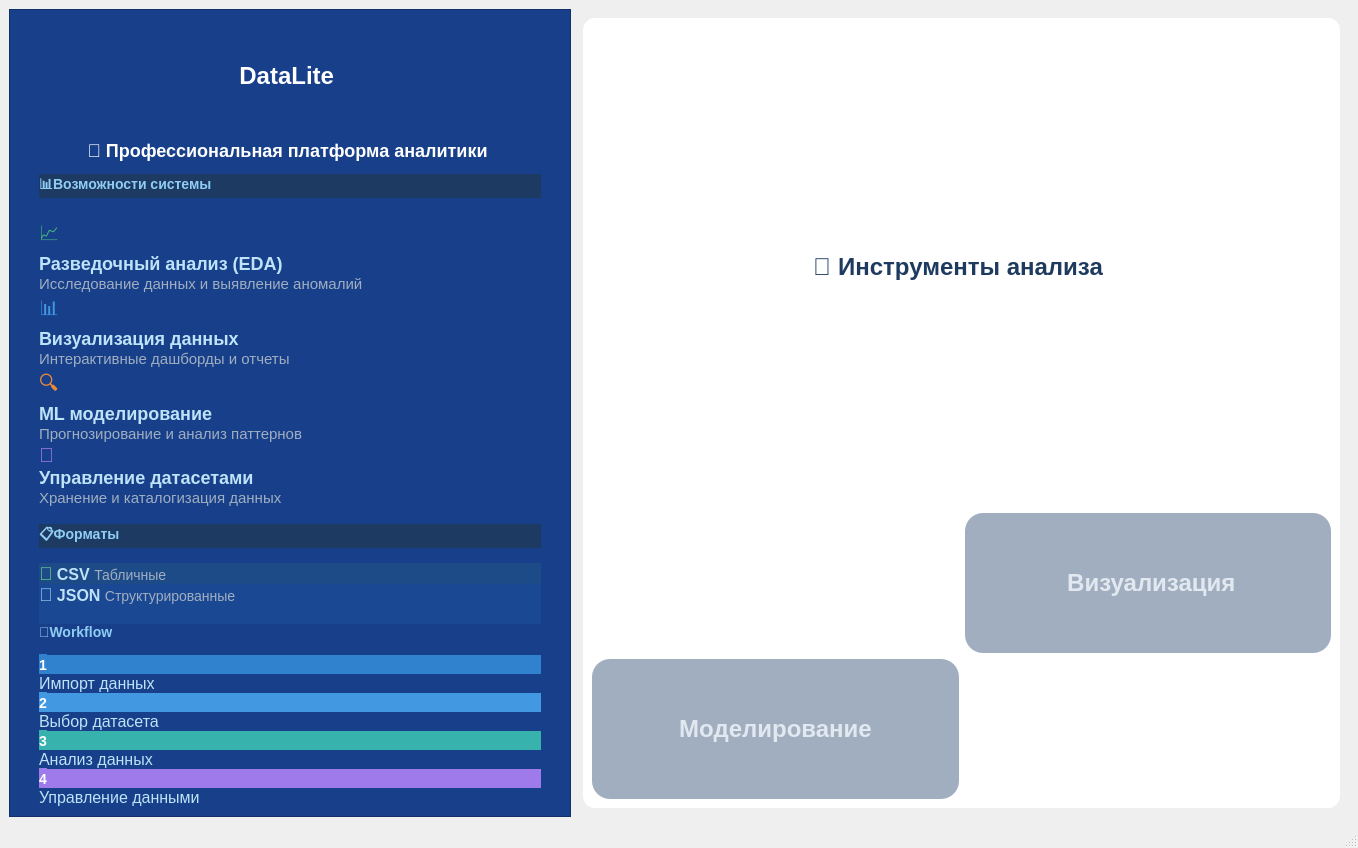
<?xml version="1.0" encoding="UTF-8"?>
<ui version="4.0">
 <class>Platform</class>
 <widget class="QMainWindow" name="Platform">
  <property name="geometry">
   <rect>
    <x>0</x>
    <y>0</y>
    <width>1358</width>
    <height>848</height>
   </rect>
  </property>
  <property name="windowTitle">
   <string>DataLite</string>
  </property>
  <property name="windowIcon">
   <iconset>
    <normaloff>resource/icon.png</normaloff>resource/icon.png</iconset>
  </property>
  <widget class="QWidget" name="centralwidget">
   <layout class="QHBoxLayout" name="horizontalLayout" stretch="1,1">
    <property name="spacing">
     <number>3</number>
    </property>
    <item>
     <widget class="QFrame" name="left_panel">
      <property name="sizePolicy">
       <sizepolicy hsizetype="Expanding" vsizetype="Expanding">
        <horstretch>1</horstretch>
        <verstretch>0</verstretch>
       </sizepolicy>
      </property>
      <property name="palette">
       <palette>
        <active>
         <colorrole role="Button">
          <brush brushstyle="SolidPattern">
           <color alpha="255">
            <red>23</red>
            <green>63</green>
            <blue>138</blue>
           </color>
          </brush>
         </colorrole>
         <colorrole role="Base">
          <brush brushstyle="SolidPattern">
           <color alpha="255">
            <red>23</red>
            <green>63</green>
            <blue>138</blue>
           </color>
          </brush>
         </colorrole>
         <colorrole role="Window">
          <brush brushstyle="SolidPattern">
           <color alpha="255">
            <red>23</red>
            <green>63</green>
            <blue>138</blue>
           </color>
          </brush>
         </colorrole>
        </active>
        <inactive>
         <colorrole role="Button">
          <brush brushstyle="SolidPattern">
           <color alpha="255">
            <red>23</red>
            <green>63</green>
            <blue>138</blue>
           </color>
          </brush>
         </colorrole>
         <colorrole role="Base">
          <brush brushstyle="SolidPattern">
           <color alpha="255">
            <red>23</red>
            <green>63</green>
            <blue>138</blue>
           </color>
          </brush>
         </colorrole>
         <colorrole role="Window">
          <brush brushstyle="SolidPattern">
           <color alpha="255">
            <red>23</red>
            <green>63</green>
            <blue>138</blue>
           </color>
          </brush>
         </colorrole>
        </inactive>
        <disabled>
         <colorrole role="Button">
          <brush brushstyle="SolidPattern">
           <color alpha="255">
            <red>23</red>
            <green>63</green>
            <blue>138</blue>
           </color>
          </brush>
         </colorrole>
         <colorrole role="Base">
          <brush brushstyle="SolidPattern">
           <color alpha="255">
            <red>23</red>
            <green>63</green>
            <blue>138</blue>
           </color>
          </brush>
         </colorrole>
         <colorrole role="Window">
          <brush brushstyle="SolidPattern">
           <color alpha="255">
            <red>23</red>
            <green>63</green>
            <blue>138</blue>
           </color>
          </brush>
         </colorrole>
        </disabled>
       </palette>
      </property>
      <property name="autoFillBackground">
       <bool>false</bool>
      </property>
      <property name="styleSheet">
       <string notr="true">QFrame {
background-color: #173F8A;
}</string>
      </property>
      <property name="frameShape">
       <enum>QFrame::StyledPanel</enum>
      </property>
      <property name="frameShadow">
       <enum>QFrame::Raised</enum>
      </property>
      <layout class="QVBoxLayout" name="verticalLayout" stretch="0,0">
       <item>
        <widget class="QLabel" name="label">
         <property name="sizePolicy">
          <sizepolicy hsizetype="Preferred" vsizetype="Minimum">
           <horstretch>0</horstretch>
           <verstretch>0</verstretch>
          </sizepolicy>
         </property>
         <property name="text">
          <string>&lt;h1 style='color: #ffffff; font-size: 28px;'&gt; &lt;b&gt; DataLite &lt;b&gt; &lt;/h1&gt;</string>
         </property>
         <property name="alignment">
          <set>Qt::AlignCenter</set>
         </property>
        </widget>
       </item>
       <item>
        <widget class="QLabel" name="label_2">
         <property name="text">
          <string>&lt;div style='color: #ffffff; font-size: 16px; line-height: 1.6; margin: 20px; font-family: &quot;Segoe UI&quot;, Arial, sans-serif;'&gt;
    &lt;!-- Заголовок --&gt;
    &lt;div style=&quot;background: linear-gradient(135deg, #667eea 0%, #764ba2 100%); padding: 20px; border-radius: 12px; margin-bottom: 25px;&quot;&gt;
        &lt;h2 style=&quot;color: #ffffff; font-size: 24px; font-weight: 600; margin: 0; text-align: center;&quot;&gt;
            🚀 Профессиональная платформа аналитики
        &lt;/h2&gt;
    &lt;/div&gt;

    &lt;!-- Возможности системы --&gt;
    &lt;div style=&quot;background: rgba(30, 58, 95, 0.9); padding: 25px; border-radius: 12px; margin-bottom: 20px; border-left: 5px solid #3182ce;&quot;&gt;
        &lt;h3 style=&quot;color: #90cdf4; font-size: 20px; font-weight: 600; margin: 0 0 20px 0; display: flex; align-items: center;&quot;&gt;
            &lt;span style=&quot;margin-right: 10px;&quot;&gt;📊&lt;/span&gt;Возможности системы
        &lt;/h3&gt;

        &lt;div style=&quot;display: grid; gap: 15px;&quot;&gt;
            &lt;div style=&quot;display: flex; align-items: flex-start; gap: 15px;&quot;&gt;
                &lt;span style=&quot;color: #48bb78; font-size: 20px;&quot;&gt;📈&lt;/span&gt;
                &lt;div&gt;
                    &lt;div style=&quot;color: #bee3f8; font-weight: 600; font-size: 18px;&quot;&gt;Разведочный анализ (EDA)&lt;/div&gt;
                    &lt;div style=&quot;color: #a0aec0; font-size: 15px;&quot;&gt;Исследование данных и выявление аномалий&lt;/div&gt;
                &lt;/div&gt;
            &lt;/div&gt;

            &lt;div style=&quot;display: flex; align-items: flex-start; gap: 15px;&quot;&gt;
                &lt;span style=&quot;color: #4299e1; font-size: 20px;&quot;&gt;📊&lt;/span&gt;
                &lt;div&gt;
                    &lt;div style=&quot;color: #bee3f8; font-weight: 600; font-size: 18px;&quot;&gt;Визуализация данных&lt;/div&gt;
                    &lt;div style=&quot;color: #a0aec0; font-size: 15px;&quot;&gt;Интерактивные дашборды и отчеты&lt;/div&gt;
                &lt;/div&gt;
            &lt;/div&gt;

            &lt;div style=&quot;display: flex; align-items: flex-start; gap: 15px;&quot;&gt;
                &lt;span style=&quot;color: #ed8936; font-size: 20px;&quot;&gt;🔍&lt;/span&gt;
                &lt;div&gt;
                    &lt;div style=&quot;color: #bee3f8; font-weight: 600; font-size: 18px;&quot;&gt;ML моделирование&lt;/div&gt;
                    &lt;div style=&quot;color: #a0aec0; font-size: 15px;&quot;&gt;Прогнозирование и анализ паттернов&lt;/div&gt;
                &lt;/div&gt;
            &lt;/div&gt;

            &lt;div style=&quot;display: flex; align-items: flex-start; gap: 15px;&quot;&gt;
                &lt;span style=&quot;color: #9f7aea; font-size: 20px;&quot;&gt;📁&lt;/span&gt;
                &lt;div&gt;
                    &lt;div style=&quot;color: #bee3f8; font-weight: 600; font-size: 18px;&quot;&gt;Управление датасетами&lt;/div&gt;
                    &lt;div style=&quot;color: #a0aec0; font-size: 15px;&quot;&gt;Хранение и каталогизация данных&lt;/div&gt;
                &lt;/div&gt;
            &lt;/div&gt;
        &lt;/div&gt;
    &lt;/div&gt;
	&lt;br&gt;
    &lt;!-- Форматы и Workflow в одной строке --&gt;
    &lt;div style=&quot;display: grid; grid-template-columns: 1fr 1fr; gap: 20px; margin-bottom: 20px;&quot;&gt;
        &lt;!-- Поддерживаемые форматы --&gt;
        &lt;div style=&quot;background: rgba(30, 58, 95, 0.9); padding: 20px; border-radius: 12px; border-left: 5px solid #48bb78;&quot;&gt;
            &lt;h3 style=&quot;color: #90cdf4; font-size: 20px; font-weight: 600; margin: 0 0 15px 0; display: flex; align-items: center;&quot;&gt;
                &lt;span style=&quot;margin-right: 10px;&quot;&gt;📋&lt;/span&gt;Форматы
            &lt;/h3&gt;

            &lt;div style=&quot;display: flex; flex-direction: column; gap: 12px;&quot;&gt;
                &lt;div style=&quot;display: flex; align-items: center; gap: 12px; padding: 12px; background: rgba(72, 187, 120, 0.1); border-radius: 8px;&quot;&gt;
                    &lt;span style=&quot;color: #68d391; font-size: 18px;&quot;&gt;📄&lt;/span&gt;
                    &lt;span style=&quot;color: #bee3f8; font-weight: 600; font-size: 16px;&quot;&gt;CSV&lt;/span&gt;
                    &lt;span style=&quot;color: #a0aec0; font-size: 14px; margin-left: auto;&quot;&gt;Табличные&lt;/span&gt;
                &lt;/div&gt;

                &lt;div style=&quot;display: flex; align-items: center; gap: 12px; padding: 12px; background: rgba(66, 153, 225, 0.1); border-radius: 8px;&quot;&gt;
                    &lt;span style=&quot;color: #90cdf4; font-size: 18px;&quot;&gt;📑&lt;/span&gt;
                    &lt;span style=&quot;color: #bee3f8; font-weight: 600; font-size: 16px;&quot;&gt;JSON&lt;/span&gt;
                    &lt;span style=&quot;color: #a0aec0; font-size: 14px; margin-left: auto;&quot;&gt;Структурированные&lt;/span&gt;
                &lt;/div&gt;
            &lt;/div&gt;
        &lt;/div&gt;
	&lt;br&gt;

        &lt;!-- Workflow --&gt;
        &lt;div style=&quot;background: linear-gradient(135deg, #2c5282 0%, #1a365d 100%); padding: 20px; border-radius: 12px;&quot;&gt;
            &lt;h3 style=&quot;color: #90cdf4; font-size: 20px; font-weight: 600; margin: 0 0 15px 0; display: flex; align-items: center;&quot;&gt;
                &lt;span style=&quot;margin-right: 10px;&quot;&gt;💡&lt;/span&gt;Workflow
            &lt;/h3&gt;

            &lt;div style=&quot;display: flex; flex-direction: column; gap: 12px;&quot;&gt;
                &lt;div style=&quot;display: flex; align-items: center; gap: 12px;&quot;&gt;
                    &lt;div style=&quot;width: 28px; height: 28px; background: #3182ce; border-radius: 50%; display: flex; align-items: center; justify-content: center; font-weight: bold; color: white; font-size: 14px;&quot;&gt;1&lt;/div&gt;
                    &lt;div style=&quot;color: #bee3f8; font-size: 16px;&quot;&gt;Импорт данных&lt;/div&gt;
                &lt;/div&gt;

                &lt;div style=&quot;display: flex; align-items: center; gap: 12px;&quot;&gt;
                    &lt;div style=&quot;width: 28px; height: 28px; background: #4299e1; border-radius: 50%; display: flex; align-items: center; justify-content: center; font-weight: bold; color: white; font-size: 14px;&quot;&gt;2&lt;/div&gt;
                    &lt;div style=&quot;color: #bee3f8; font-size: 16px;&quot;&gt;Выбор датасета&lt;/div&gt;
                &lt;/div&gt;

                &lt;div style=&quot;display: flex; align-items: center; gap: 12px;&quot;&gt;
                    &lt;div style=&quot;width: 28px; height: 28px; background: #38b2ac; border-radius: 50%; display: flex; align-items: center; justify-content: center; font-weight: bold; color: white; font-size: 14px;&quot;&gt;3&lt;/div&gt;
                    &lt;div style=&quot;color: #bee3f8; font-size: 16px;&quot;&gt;Анализ данных&lt;/div&gt;
                &lt;/div&gt;

                &lt;div style=&quot;display: flex; align-items: center; gap: 12px;&quot;&gt;
                    &lt;div style=&quot;width: 28px; height: 28px; background: #9f7aea; border-radius: 50%; display: flex; align-items: center; justify-content: center; font-weight: bold; color: white; font-size: 14px;&quot;&gt;4&lt;/div&gt;
                    &lt;div style=&quot;color: #bee3f8; font-size: 16px;&quot;&gt;Управление данными&lt;/div&gt;
                &lt;/div&gt;
            &lt;/div&gt;
        &lt;/div&gt;
    &lt;/div&gt;
&lt;/div&gt;</string>
         </property>
        </widget>
       </item>
      </layout>
     </widget>
    </item>
    <item>
     <widget class="QStackedWidget" name="stackedWidget">
      <property name="currentIndex">
       <number>1</number>
      </property>
      <widget class="QWidget" name="main_page">
       <layout class="QVBoxLayout" name="verticalLayout_3">
        <item>
         <widget class="QFrame" name="right_panel">
          <property name="sizePolicy">
           <sizepolicy hsizetype="Expanding" vsizetype="Expanding">
            <horstretch>1</horstretch>
            <verstretch>0</verstretch>
           </sizepolicy>
          </property>
          <property name="autoFillBackground">
           <bool>false</bool>
          </property>
          <property name="styleSheet">
           <string notr="true">QFrame {
background-color: #ffffff;
}</string>
          </property>
          <property name="frameShape">
           <enum>QFrame::StyledPanel</enum>
          </property>
          <property name="frameShadow">
           <enum>QFrame::Raised</enum>
          </property>
          <layout class="QVBoxLayout" name="verticalLayout_2">
           <item>
            <widget class="QLabel" name="label_3">
             <property name="text">
              <string>&lt;h1 style='color: #1e3a5f; margin: 20px; font-size: 32px;'&gt; Управление датасетами &lt;h1&gt;</string>
             </property>
             <property name="alignment">
              <set>Qt::AlignCenter</set>
             </property>
            </widget>
           </item>
           <item>
            <widget class="QLabel" name="stats_label">
             <property name="styleSheet">
              <string notr="true">color: #2c5282;
font-size: 18px;
margin: 8px;
padding: 12px;
background-color: #e2e8f0;
border-radius: 8px;
font-weight: bold;</string>
             </property>
             <property name="text">
              <string>Загрузка...</string>
             </property>
            </widget>
           </item>
           <item>
            <widget class="QListWidget" name="file_list">
             <property name="styleSheet">
              <string notr="true">QListWidget {
                background-color: white;
                color: #1a202c;
                border: 2px solid #3182ce;
                border-radius: 10px;
                font-size: 16px;
                font-family: &quot;Segoe UI&quot;, Arial, sans-serif;
            }
 QListWidget::item {
                padding: 15px;
                border-bottom: 2px solid #e2e8f0;
                font-size: 15px;
            }
QListWidget::item:selected {
                background-color: #3182ce;
                color: white;
                border-radius: 8px;
                font-weight: bold;
            }</string>
             </property>
            </widget>
           </item>
           <item>
            <layout class="QHBoxLayout" name="horizontalLayout_2">
             <item>
              <widget class="QPushButton" name="add_button">
               <property name="styleSheet">
                <string notr="true">QPushButton {
                    background-color: #48bb78;
                    color: white;
                    border: none;
                    padding: 15px 20px;
                    border-radius: 8px;
                    font-weight: bold;
                    font-size: 22px;
                }
QPushButton:hover {
                    background-color: #3c9e65;
                }
QPushButton:pressed {
                    background-color: #286a43;
                }
QPushButton:disabled {
    background: #a0aec0;
    color: #e2e8f0;
}</string>
               </property>
               <property name="text">
                <string>Добавить датасет</string>
               </property>
              </widget>
             </item>
             <item>
              <widget class="QPushButton" name="open_button">
               <property name="styleSheet">
                <string notr="true">QPushButton {
                    background-color: #3182ce;
                    color: white;
                    border: none;
                    padding: 15px 20px;
                    border-radius: 8px;
                    font-weight: bold;
                    font-size: 22px;
                }
QPushButton:hover {
                    background-color: rgb(37, 100, 159);
                }
QPushButton:pressed {
                    background-color: rgb(25, 68, 109);
                }
QPushButton:disabled {
    background: #a0aec0;
    color: #e2e8f0;
}</string>
               </property>
               <property name="text">
                <string>Анализировать</string>
               </property>
              </widget>
             </item>
             <item>
              <widget class="QPushButton" name="delete_button">
               <property name="styleSheet">
                <string notr="true">QPushButton {
                    background-color: #ed8936;
                    color: white;
                    border: none;
                    padding: 15px 20px;
                    border-radius: 8px;
                    font-weight: bold;
                    font-size: 20px;
                }
QPushButton:hover {
                    background-color: rgb(195, 112, 44);
                }
QPushButton:pressed {
                    background-color: rgb(176, 101, 40);
                }
QPushButton:disabled {
    background: #a0aec0;
    color: #e2e8f0;
}</string>
               </property>
               <property name="text">
                <string>Удалить</string>
               </property>
              </widget>
             </item>
             <item>
              <widget class="QPushButton" name="update_button">
               <property name="styleSheet">
                <string notr="true">QPushButton {
                    background-color: rgb(170, 85, 255);
                    color: white;
                    border: none;
                    padding: 15px 20px;
                    border-radius: 8px;
                    font-weight: bold;
                    font-size: 22px;
                }
QPushButton:hover {
                    background-color: rgb(121, 0, 182);
                }
QPushButton:pressed {
                    background-color: rgb(117, 0, 176);
                }
QPushButton:disabled {
    background: #a0aec0;
    color: #e2e8f0;
}</string>
               </property>
               <property name="text">
                <string>Обновить</string>
               </property>
              </widget>
             </item>
            </layout>
           </item>
          </layout>
         </widget>
        </item>
       </layout>
      </widget>
      <widget class="QWidget" name="analysis_page">
       <layout class="QVBoxLayout" name="verticalLayout_4">
        <item>
         <widget class="QFrame" name="frame">
          <property name="sizePolicy">
           <sizepolicy hsizetype="Expanding" vsizetype="Expanding">
            <horstretch>0</horstretch>
            <verstretch>0</verstretch>
           </sizepolicy>
          </property>
          <property name="styleSheet">
           <string notr="true">QFrame {
    background-color: #ffffff;
    border-radius: 12px;
}</string>
          </property>
          <property name="frameShape">
           <enum>QFrame::StyledPanel</enum>
          </property>
          <property name="frameShadow">
           <enum>QFrame::Raised</enum>
          </property>
          <layout class="QVBoxLayout" name="verticalLayout_5">
           <item>
            <widget class="QLabel" name="label_4">
             <property name="text">
              <string>&lt;h1 style='color: #1e3a5f; margin: 20px; text-align: center; font-size: 26px;'&gt; 🔧 Инструменты анализа &lt;/h1&gt;</string>
             </property>
             <property name="alignment">
              <set>Qt::AlignCenter</set>
             </property>
            </widget>
           </item>
           <item>
            <layout class="QGridLayout" name="gridLayout">
             <item row="0" column="0">
              <widget class="QPushButton" name="preprocessing_button">
               <property name="enabled">
                <bool>true</bool>
               </property>
               <property name="minimumSize">
                <size>
                 <width>250</width>
                 <height>140</height>
                </size>
               </property>
               <property name="styleSheet">
                <string notr="true">QPushButton {
    background: qlineargradient(x1: 0, y1: 0, x2: 0, y2: 1,
                                stop: 0 #4CAF50, stop: 1 #45a049);
    color: white;
    border: none;
    border-radius: 18px;
    font-weight: bold;
    font-size: 24px;
    padding: 25px;
}
QPushButton:hover {
    background: qlineargradient(x1: 0, y1: 0, x2: 0, y2: 1,
                                stop: 0 #45a049, stop: 1 #3d8b40);
}
QPushButton:pressed {
    background: qlineargradient(x1: 0, y1: 0, x2: 0, y2: 1,
                                stop: 0 #3d8b40, stop: 1 #357c38);
}
QPushButton:disabled {
    background: #a0aec0;
    color: #e2e8f0;
}</string>
               </property>
               <property name="text">
                <string> Предобработка данных</string>
               </property>
              </widget>
             </item>
             <item row="0" column="1">
              <widget class="QPushButton" name="visualization_button">
               <property name="enabled">
                <bool>false</bool>
               </property>
               <property name="minimumSize">
                <size>
                 <width>250</width>
                 <height>140</height>
                </size>
               </property>
               <property name="styleSheet">
                <string notr="true">QPushButton {
    background: qlineargradient(x1: 0, y1: 0, x2: 0, y2: 1,
                                stop: 0 #2196F3, stop: 1 #1976D2);
    color: white;
    border: none;
    border-radius: 18px;
    font-weight: bold;
    font-size: 24px;
    padding: 25px;
}
QPushButton:hover {
    background: qlineargradient(x1: 0, y1: 0, x2: 0, y2: 1,
                                stop: 0 #1976D2, stop: 1 #1565C0);
}
QPushButton:pressed {
    background: qlineargradient(x1: 0, y1: 0, x2: 0, y2: 1,
                                stop: 0 #1565C0, stop: 1 #0D47A1);
}
QPushButton:disabled {
    background: #a0aec0;
    color: #e2e8f0;
}</string>
               </property>
               <property name="text">
                <string> Визуализация</string>
               </property>
              </widget>
             </item>
             <item row="1" column="0">
              <widget class="QPushButton" name="modeling_button">
               <property name="enabled">
                <bool>false</bool>
               </property>
               <property name="minimumSize">
                <size>
                 <width>250</width>
                 <height>140</height>
                </size>
               </property>
               <property name="styleSheet">
                <string notr="true">QPushButton {
    background: qlineargradient(x1: 0, y1: 0, x2: 0, y2: 1,
                                stop: 0 #FF9800, stop: 1 #F57C00);
    color: white;
    border: none;
    border-radius: 18px;
    font-weight: bold;
    font-size: 24px;
    padding: 25px;
}
QPushButton:hover {
    background: qlineargradient(x1: 0, y1: 0, x2: 0, y2: 1,
                                stop: 0 #F57C00, stop: 1 #EF6C00);
}
QPushButton:pressed {
    background: qlineargradient(x1: 0, y1: 0, x2: 0, y2: 1,
                                stop: 0 #EF6C00, stop: 1 #E65100);
}
QPushButton:disabled {
    background: #a0aec0;
    color: #e2e8f0;
}</string>
               </property>
               <property name="text">
                <string>Моделирование</string>
               </property>
              </widget>
             </item>
             <item row="1" column="1">
              <widget class="QPushButton" name="back_button">
               <property name="minimumSize">
                <size>
                 <width>250</width>
                 <height>140</height>
                </size>
               </property>
               <property name="styleSheet">
                <string notr="true">QPushButton {
    background: qlineargradient(x1: 0, y1: 0, x2: 0, y2: 1,
                                stop: 0 #9C27B0, stop: 1 #7B1FA2);
    color: white;
    border: none;
    border-radius: 18px;
    font-weight: bold;
    font-size: 24px;
    padding: 25px;
}
QPushButton:hover {
    background: qlineargradient(x1: 0, y1: 0, x2: 0, y2: 1,
                                stop: 0 #7B1FA2, stop: 1 #6A1B9A);
}
QPushButton:pressed {
    background: qlineargradient(x1: 0, y1: 0, x2: 0, y2: 1,
                                stop: 0 #6A1B9A, stop: 1 #4A148C);
}
QPushButton:disabled {
    background: #a0aec0;
    color: #e2e8f0;
}</string>
               </property>
               <property name="text">
                <string>Назад</string>
               </property>
              </widget>
             </item>
            </layout>
           </item>
          </layout>
         </widget>
        </item>
       </layout>
      </widget>
     </widget>
    </item>
   </layout>
  </widget>
  <widget class="QMenuBar" name="menubar">
   <property name="geometry">
    <rect>
     <x>0</x>
     <y>0</y>
     <width>1358</width>
     <height>26</height>
    </rect>
   </property>
  </widget>
  <widget class="QStatusBar" name="statusbar"/>
 </widget>
 <resources>
  <include location="../resource/img.qrc"/>
 </resources>
 <connections/>
</ui>
